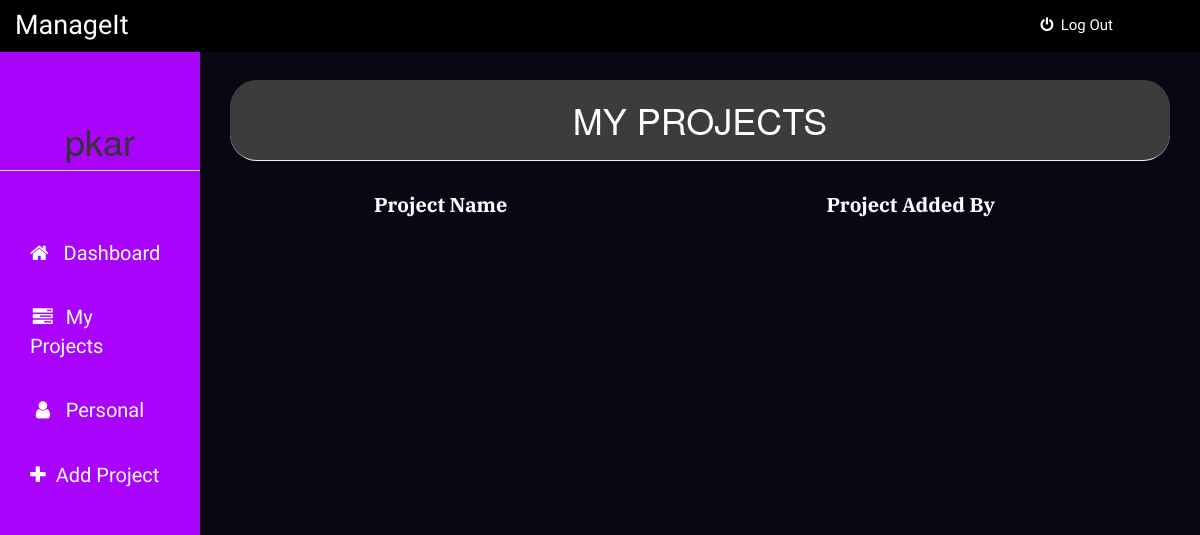
The app's page /myprojects (signed in), older data.
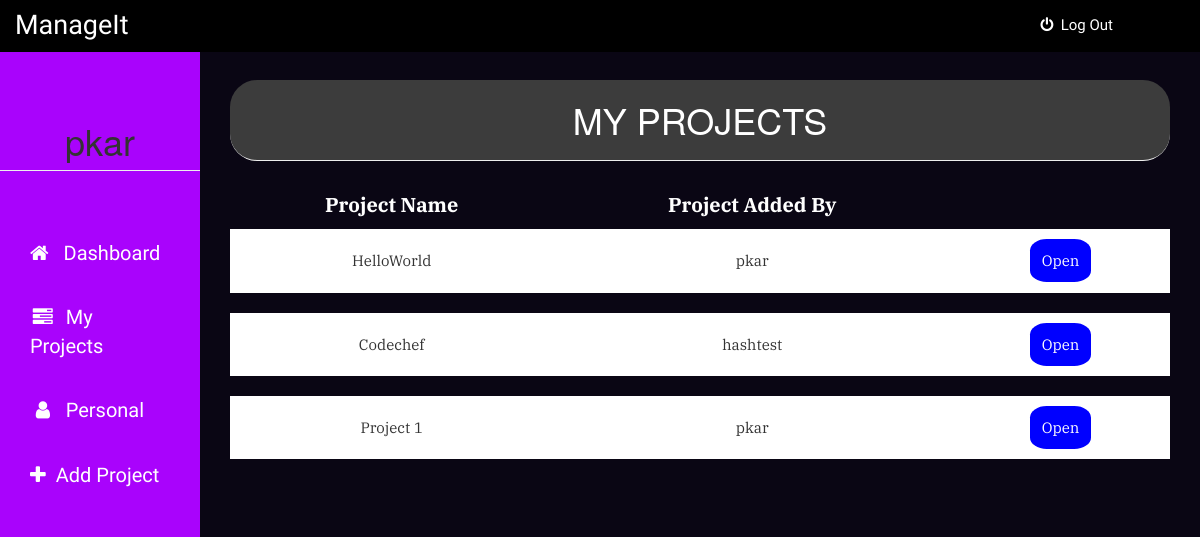
The same page, newer data.
### app.py (models this page shows)
class User(UserMixin, db.Model):
    id = db.Column(db.Integer, primary_key=True)
    username = db.Column(db.String(15), unique=True)
    email = db.Column(db.String(50), unique=True)
    password = db.Column(db.String(80))

class Projectdetail(UserMixin, db.Model):
    userid = db.Column(db.Integer, primary_key=True)
    employeename = db.Column(db.String(15), nullable=False)
    designation = db.Column(db.String(15), nullable=False)
    projectid= db.Column(db.Integer, db.ForeignKey('project.id'), nullable=False)

class Project(UserMixin, db.Model):
    id = db.Column(db.Integer, primary_key=True)
    projectname = db.Column(db.String(15), unique=True)
    creator = db.Column(db.String(15), nullable=False)
    userid = db.Column(db.Integer, nullable=False)
    projects = db.relationship('Projectdetail', backref='author', lazy=True)

### app.py (the view)
@app.route('/myprojects', methods=['GET', 'POST'])
@login_required
def myproject():
    tasks = Projectdetail.query.filter_by(employeename=current_user.username).all()
    return render_template('myproject.html', tasks=tasks, name=current_user.username)

### app.py (called while the page is built)
@login_manager.user_loader
def load_user(user_id):
    return User.query.get(int(user_id))

### templates/myproject.html (shortened to what this page needs)
{% extends "bootstrap/base.html" %}
{% block styles %}
{{super()}}
<link rel="stylesheet" href="{{url_for('.static', filename='myproject.css')}}">
<link rel="stylesheet" href="https://maxcdn.bootstrapcdn.com/font-awesome/4.7.0/css/font-awesome.min.css">
{% endblock %}
{% block content %}
    <nav class="navbar navbar-fixed-top">
      <div class="container-fluid">
        <div class="navbar-header">
          <center><h4>ManageIt</h4></center>
        </div>
        <div class="nav-con">
          <ul>
            <li><a href="{{ url_for('logout') }}"><i class="fa fa-power-off" aria-hidden="true"></i>&nbsp&nbspLog Out</a></li>
          </ul>
        </div>
      </div>
    </nav>
    <div class="container-fluid">
      <div class="row">
        <div class="col-sm-3 col-md-2 sidebar">
          <center><h1 class="page-header">{{ name }}</h1></center>
          <ul class="nav nav-sidebar">
            <li><a href="{{ url_for('dashboard') }}"><i class="fa fa-home" aria-hidden="true"></i>&nbspDashboard</a></li>
            <li><a href="#"><i class="fa fa-tasks fa-fw" aria-hidden="true"></i>My Projects</a></li>
            <li><a href="{{ url_for('personaltask') }}"><i class="fa fa-user fa-fw" aria-hidden="true"></i>Personal</a></li>
            <li><a href="{{ url_for('addproject') }}"><i class="fa fa-plus" aria-hidden="true"></i>Add Project</a></li>
          </ul>
        </div>
        <div class="col-sm-9 col-sm-offset-3 col-md-10 col-md-offset-2 main">
          <center><h1 class="page-header">MY PROJECTS</h1></center>
          <table>
          		<thead>
	          		<tr>
	          			<th>Project Name</th>
	          			<th>Project Added By</th>
	          		</tr>
          		</thead>
          		<tbody>
	          		{% for task in tasks %}
	          				<tr>
			          			<td>{{task.author.projectname}}</td>
			          			<td>{{task.author.creator}}</td>
                      <td><a href="{{ url_for('update_project', project_id=task.author.id, project_name=task.author.projectname) }}">Open</a></td>
			          		</tr>
			          		<tr class="spacer"></tr>
			        {% endfor %}
		        </tbody>
          	</table>
        </div>
      </div>
    </div>
{% endblock %}

### static/myproject.css (style rules this page uses)
* { box-sizing: border-box; }
body { padding-top: 50px; background-color: #0a0614; }
.navbar-fixed-top { padding: 0px; background-color: black; }
.navbar-header { width: 100px; margin-top: 1px; margin-bottom: 0px; }
.navbar-header h4 { font-size: 27px; font-family: 'Piedra', cursive; color: white; padding: 0px; }
.nav-con { float: right; }
.nav-con ul { display: inline; list-style: none; text-decoration: none; color: white; }
.nav-con ul li { float: left; padding: 14px; }
.nav-con ul li a { text-decoration: none; color: white; font-size: 15px; font-family: 'Piedra', cursive; padding: 18px; }
.sidebar { position: fixed; top: 51px; bottom: 0; left: 0; background-color: #a903fc; margin: 0px; padding-top: 30px; padding-bottom: 30px; padding-right: 0px; padding-left: 0px; }
.nav-sidebar { margin: 0px; margin-top: 50px; }
.nav-sidebar li a { width: 100%; padding-right: 30px; padding-left: 30px; padding-top: 18px; padding-bottom: 18px; color: white; font-size: 20px; font-family: 'Piedra', cursive; }
.nav-sidebar li a i { margin-right: 10px; }
.main { padding: 30px; }
.main .page-header { margin-top: 0; background-color: rgb(60, 60, 60); padding: 20px; color: white; border-radius: 27px; }
.main table { width: 100%; }
.main thead tr { font-size: 20px; color: white; font-family: 'IBM Plex Serif', serif; }
.main tbody tr { background-color: white; font-family: 'IBM Plex Serif', serif; }
.main tbody .spacer { height: 20px; }
.main thead th { padding: 10px; text-align: center; }
.main tbody td { padding: 21px; font-size: 15px; text-align: center; }
.main tbody td a { text-decoration: none; padding: 12px; background-color: blue; color: white; font-size: 15px; border-radius: 27%; }

Row changes from the older to the newer data that the page shows:
added Projectdetail: author.projectname "HelloWorld", author.creator "pkar"
added Projectdetail: author.projectname "Codechef", author.creator "hashtest"
added Projectdetail: author.projectname "Project 1", author.creator "pkar"
